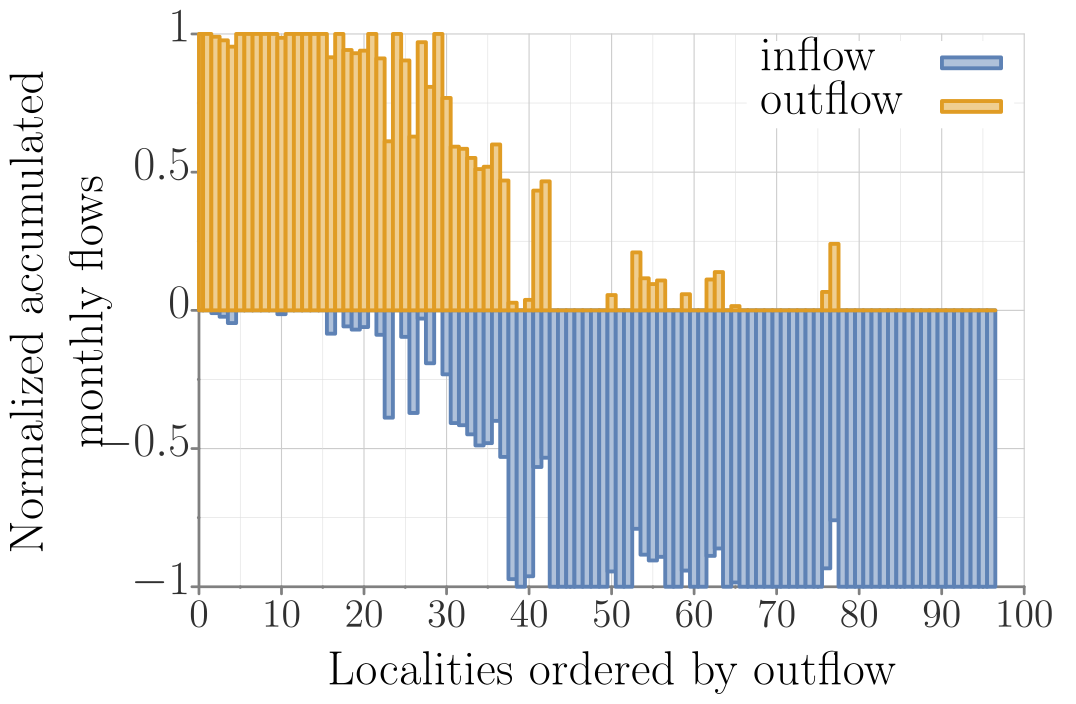

Source code (gnuplot):
##### terminal
set term tikz standalone size 12.5cm,8.75cm font ",14" gparrows scale 2,2 textscale 2
set datafile separator ','

##### output
set output 'monthly_in_out_flows_precip1_b1_k500.tex'

##### bg: bg color, axes, grid, tics
##### http://www.colourlovers.com/palette/268142/Danger_Mouse
Danger='#F84934'; # red
Shoes='#4D5E5F'; # grey
##### Rand Olson
roBlue='#1F77B4';
roRed='#D62728';
# border
set style line 21 lt 1 lc rgb '#808080' 
set border 3 back ls 21 lw 5
# grid
set style line 22 lt 2 lc rgb '#CCCCCC' lw 2
set style line 23 lt 2 lc rgb '#DDDDDD' lw 1
set grid xtics mxtics ytics mytics back ls 22, ls 23
# tics
set tics textcolor rgb '#303030'
set tics nomirror out scale 1,.1
set mxtics 2
set mytics 2

##### load default linestyles
set style increment user
# taken care of in terminal
do for [i=1:15] { set style line i lt 1 lw 7 }

##### line colors
# mathematica default
DarkBlue= '#5e82b5'
Orange=   '#e09c24'
Green=    '#8fb030'
Red=      '#eb634f'
Purple=   '#8778b3'
Brown=    '#c46e1a'
LightBlue='#5c9ec7'
Yellow=   '#FDBF6F'
MATHEMATICA="#5e82b5 #e09c24 #8fb030 #eb634f #8778b3 #c46e1a #5c9ec7 #FDBF6F"
do for[i=1:8] {set style line i lc rgb word(MATHEMATICA,i)}
####

##### data style
set style data lines

# NOTE: offsets should be a function of font sizes
##### key
set key t l Left spacing 2 width 5 opaque font ",18"

##### tics (note that tics are also set in theme)
set xtics font ",18" offset 0,.2
set ytics font ",18" offset 1.5,0

##### plot
set title font ",18" "" offset -3,.3
set xlabel "Localities ordered by outflow" offset 0,0 font ",18"
set ylabel "\\parbox{7cm}{\\centering Normalized accumulated monthly flows}" offset -2,0 font ",18"


set notitle;        set key t r width 7;        set ytics offset 2,0;        set xtics offset 0,-.5;        set xlabel offset 0,.4;        set ylabel offset -4,0;        set xtics font ",15";

plot "props_flows_precip1_b1_k500.csv" u 4 w boxes fs solid .5 ls 1 t "inflow","props_flows_precip1_b1_k500.csv" u 5 w boxes fs solid .5 ls 2 t "outflow";
